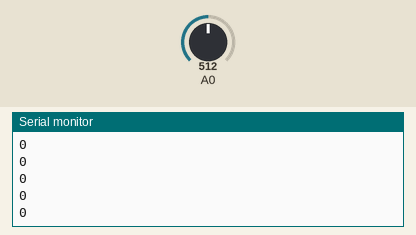
This sketch was run on a simulated Arduino Uno, built with avr-gcc and run on an emulated ATmega328P. Parts: the last lines printed to the serial monitor. Inputs (shaded band) come from the test bench; at power-on: A0 = 512.

Above: at 1.2 s.
1.3 s: A0 set to 716
At 1.31 s:
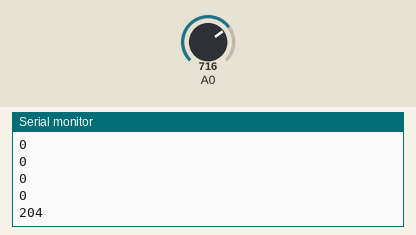
2.8 s: A0 set to 900
At 2.81 s:
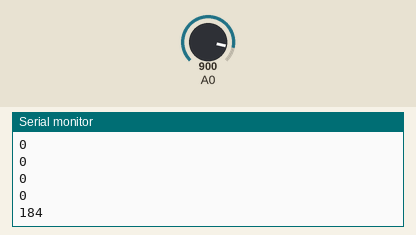
Timing chart, 0 to 5.8 s (numbered marks = the images above; inputs shaded):
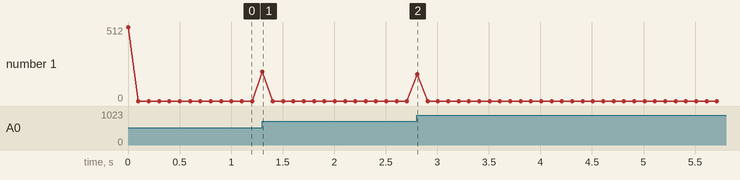

Measured:
- after the input at 1.3 s, the serial monitor: prints a new line at once (image 1)
- after the input at 2.8 s, the serial monitor: prints a new line at once (image 2)

The sketch:

pulseSensorTest1.ino
```cpp
int lastVal = 0;
int currVal = 0;
int lastDif = 0;
int currDif = 0;

void setup() {
  Serial.begin(9600);
  lastVal = 0;
  currVal = 0;
  lastDif = 0;
  currDif = 0;
}

void loop() {
  lastVal = currVal;
  currVal = analogRead(A0);
  currDif = currVal-lastVal;
  if(currDif>5)
    if((currDif-lastDif)>0)
      Serial.println((currDif-lastDif));
    else
      Serial.println(0);
  else
    Serial.println(0);
  delay(100);
}
```
